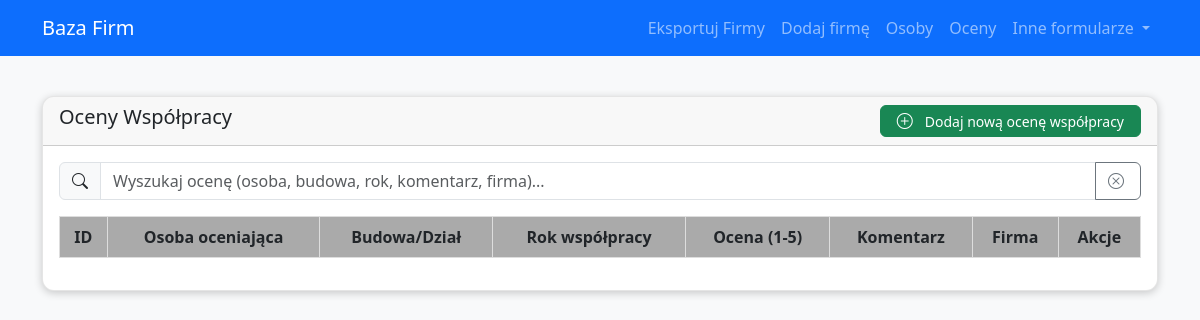
/ratings, run on an earlier commit of the app's database.
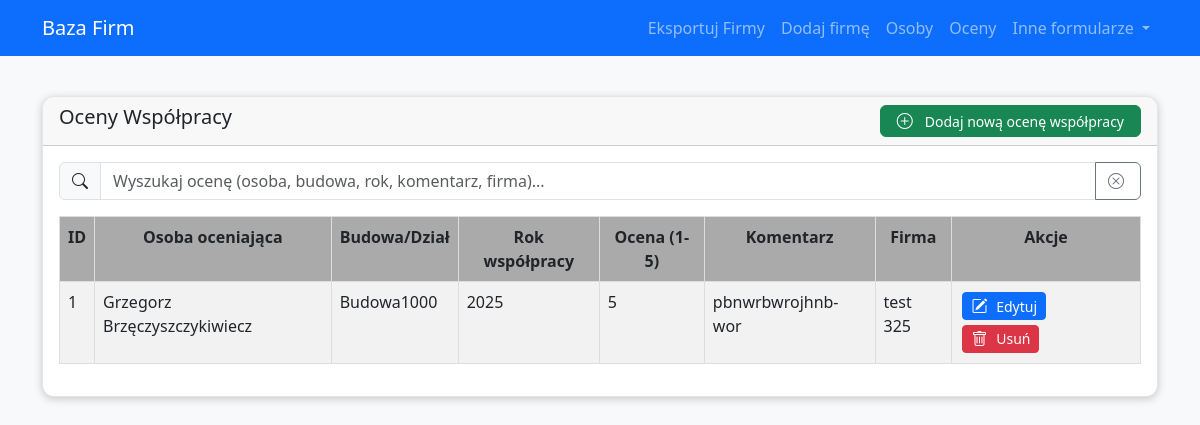
And on a later commit of the database.
### app/models.py (models this page shows)
class Oceny(db.Model):
    __tablename__ = 'OCENY'
    OCENY_ID = db.Column(db.Integer, primary_key=True)
    Osoba_oceniajaca = db.Column(db.Text)
    Budowa_Dzial = db.Column(db.Text)
    Rok_wspolpracy = db.Column(db.Integer)
    Ocena = db.Column(db.Integer)
    Komentarz = db.Column(db.Text)
    ID_FIRMY = db.Column(db.Integer, db.ForeignKey('FIRMY.ID_FIRMY'))

class Firmy(db.Model):
    __tablename__ = 'FIRMY'
    ID_FIRMY = db.Column(db.Integer, primary_key=True)
    Nazwa_Firmy = db.Column(db.Text)
    ID_FIRMY_TYP = db.Column(db.Integer, db.ForeignKey('FIRMY_TYP.ID_FIRMY_TYP'))
    Strona_www = db.Column(db.Text)
    Uwagi = db.Column(db.Text)
    adresy = db.relationship('Adresy', backref='firma', lazy='dynamic')
    emails = db.relationship('Email', backref='firma', lazy='dynamic')
    telefony = db.relationship('Telefon', backref='firma', lazy='dynamic')
    osoby = db.relationship('Osoby', backref='firma', lazy='dynamic')
    oceny = db.relationship('Oceny', backref='firma', lazy='dynamic')
    firmy_specjalnosci = db.relationship('FirmySpecjalnosci', backref='firma', lazy='dynamic')
    firmy_obszar_dzialania = db.relationship('FirmyObszarDzialania', backref='firma', lazy='dynamic')

### app/routes.py (the view)
@main.route('/ratings')
def list_ratings():
    ratings = Oceny.query.all()
    return render_template('ratings.html', items=ratings, title='Oceny Współpracy')

### app/templates/ratings.html (shortened to what this page needs)
{% extends 'base.html' %}
{% block content %}
<div class="row">
    <div class="col-12">
        <div class="card">
            <div class="card-header d-flex justify-content-between align-items-center">
                <h5 class="card-title">{{ title }}</h5>
                <a href="{{ url_for('main.new_rating') }}" class="btn btn-success btn-sm">
                    <i class="bi bi-plus-circle"></i> Dodaj nową ocenę współpracy
                </a>
            </div>
            <div class="card-body">
                <div class="mb-3">
                    <div class="input-group">
                        <span class="input-group-text"><i class="bi bi-search"></i></span>
                        <input type="text" id="search-rating" class="form-control" placeholder="Wyszukaj ocenę (osoba, budowa, rok, komentarz, firma)...">
                        <button class="btn btn-outline-secondary" type="button" id="clear-search">
                            <i class="bi bi-x-circle"></i>
                        </button>
                    </div>
                </div>
                <div class="table-responsive">
                    <table class="table table-striped table-responsive-stacking">
                        <thead>
                            <tr>
                                <th>ID</th>
                                <th>Osoba oceniająca</th>
                                <th>Budowa/Dział</th>
                                <th>Rok współpracy</th>
                                <th>Ocena (1-5)</th>
                                <th>Komentarz</th>
                                <th>Firma</th>
                                <th>Akcje</th>
                            </tr>
                        </thead>
                        <tbody id="ratings-table">
                            {% for item in items %}
                            <tr class="rating-row">
                                <td data-label="ID">{{ item.OCENY_ID }}</td>
                                <td data-label="Osoba oceniająca" class="rating-person">{{ item.Osoba_oceniajaca }}</td>
                                <td data-label="Budowa/Dział" class="rating-place">{{ item.Budowa_Dzial }}</td>
                                <td data-label="Rok współpracy" class="rating-year">{{ item.Rok_wspolpracy }}</td>
                                <td data-label="Ocena (1-5)" class="rating-score">{{ item.Ocena }}</td>
                                <td data-label="Komentarz" class="rating-comment">{{ item.Komentarz }}</td>
                                <td data-label="Firma" class="rating-company">{% if item.firma %}{{ item.firma.Nazwa_Firmy }}{% else %}Brak firmy{% endif %}</td>
                                <td data-label="Akcje">
                                    <a href="{{ url_for('main.edit_rating', id=item.OCENY_ID) }}" class="btn btn-sm btn-primary action-btn">
                                        <i class="bi bi-pencil-square"></i> <span class="btn-text">Edytuj</span>
                                    </a>
                                    <form action="{{ url_for('main.delete_rating', id=item.OCENY_ID) }}" method="POST" style="display: inline;">
                                        <button type="submit" class="btn btn-sm btn-danger action-btn" onclick="return confirm('Czy na pewno chcesz usunąć tę ocenę?');">
                                            <i class="bi bi-trash"></i> <span class="btn-text">Usuń</span>
                                        </button>
                                    </form>
                                </td>
                            </tr>
                            {% endfor %}
                        </tbody>
                    </table>
                </div>
            </div>
        </div>
    </div>
</div>
{% endblock %}

What changed in the data, as far as the page shows it:
added Oceny: OCENY_ID "1", Osoba_oceniajaca "Grzegorz Brzęczyszczykiwiecz", Budowa_Dzial "Budowa1000", Rok_wspolpracy "2025", Ocena "5", Komentarz "pbnwrbwrojhnb-wor", firma.Nazwa_Firmy "test 325"
